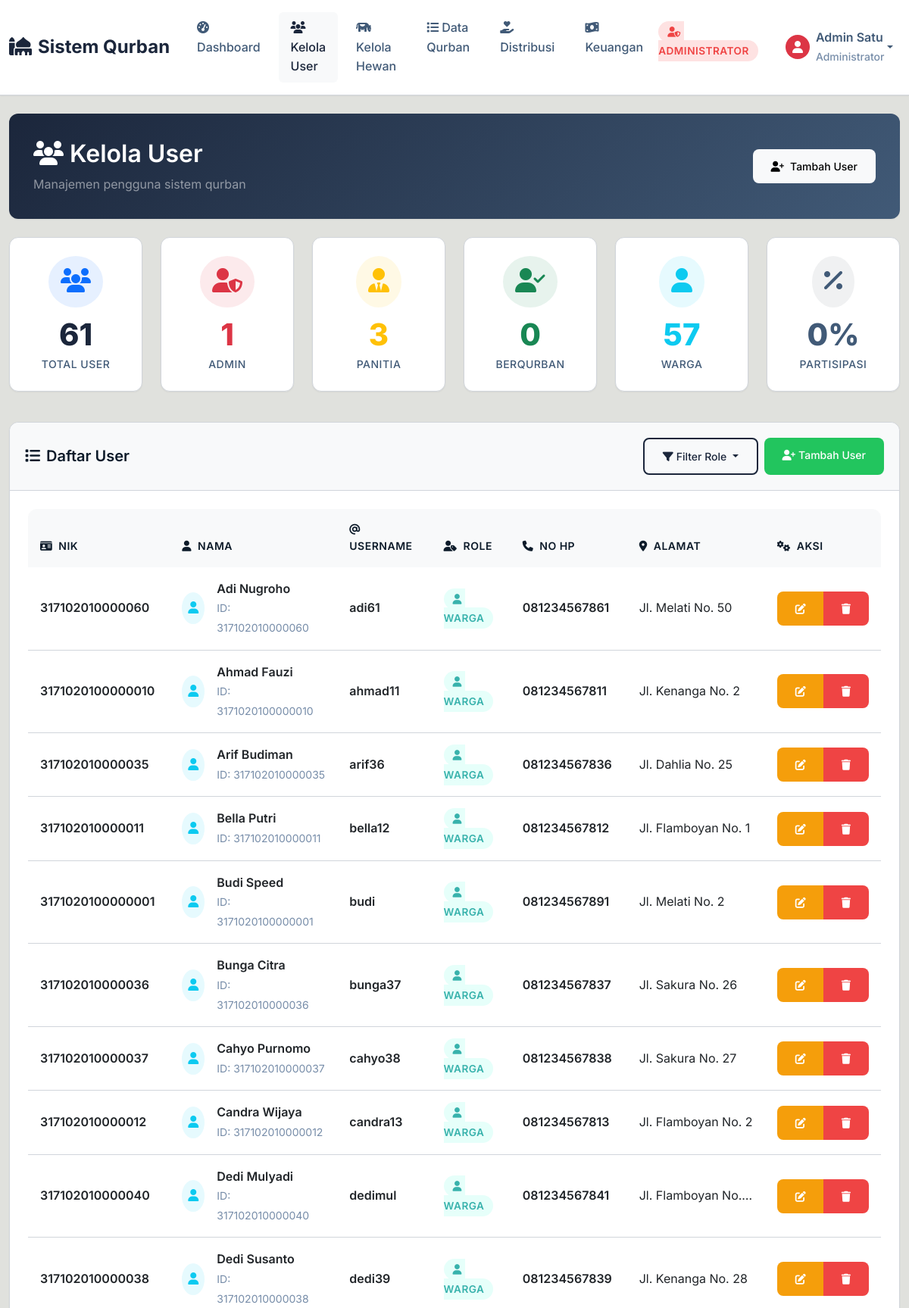
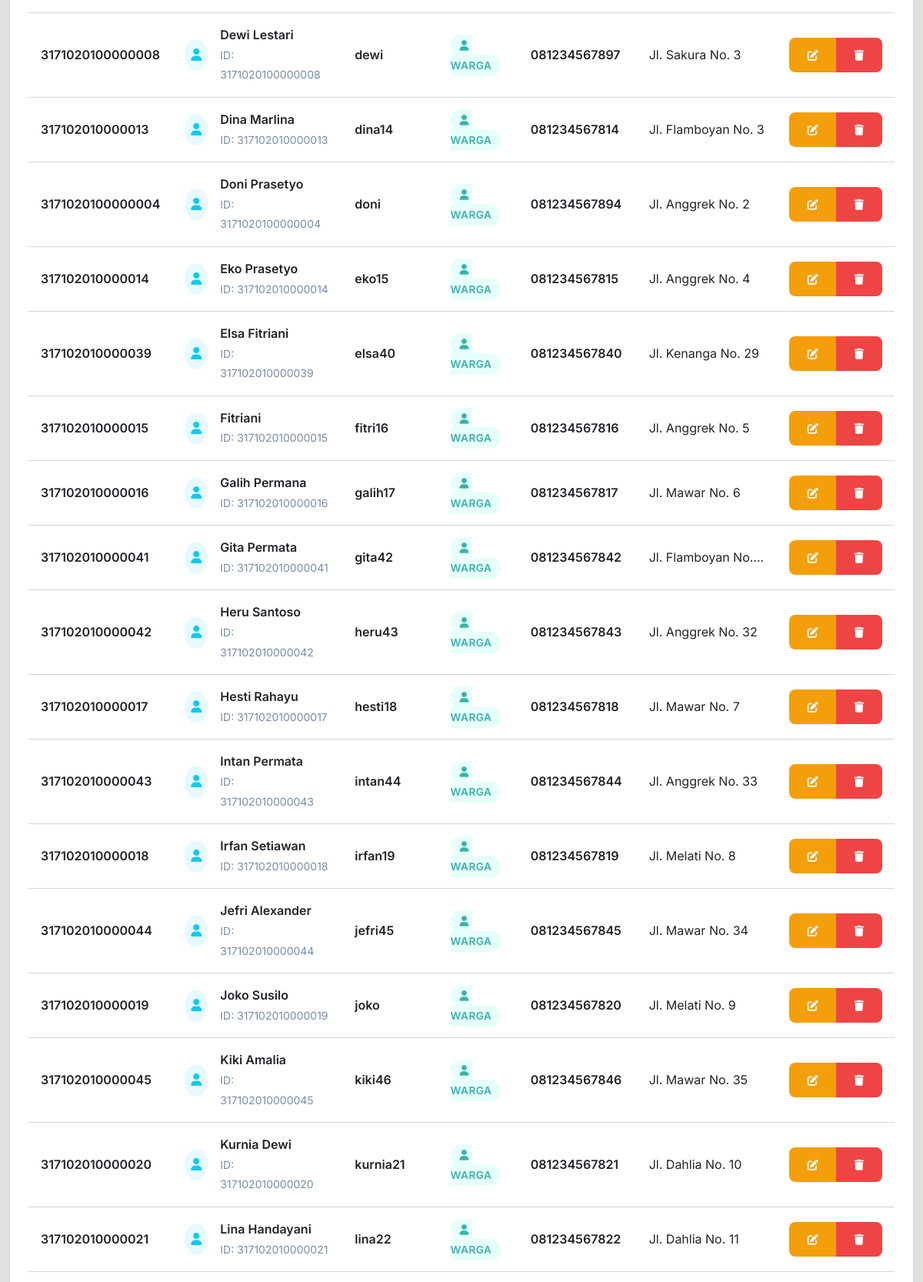
Screenshot of /pages/admin/user_list.php?role=warga (signed in, upper part) with the database file from the repository (2 pictures, top to bottom).
### tables this page shows
CREATE TABLE IF NOT EXISTS `users` (
  `nik` varchar(255) NOT NULL,
  `name` varchar(255) NOT NULL DEFAULT '',
  `username` varchar(50) NOT NULL DEFAULT '',
  `password` varchar(255) NOT NULL DEFAULT '',
  `role` enum('warga','panitia','berqurban','admin') NOT NULL DEFAULT 'warga',
  `alamat` text,
  `no_hp` varchar(20) DEFAULT NULL,
  `created_at` timestamp NULL DEFAULT NULL,
  PRIMARY KEY (`nik`)
);

### pages/admin/user_list.php (the view, shortened to what the rows shown need)
<?php
include "../../config/koneksi.php";
?>
<!DOCTYPE html>
<html lang="id">
<head>
    <link href="https://cdn.jsdelivr.net/npm/bootstrap@5.3.0/dist/css/bootstrap.min.css" rel="stylesheet">
    <link href="https://cdnjs.cloudflare.com/ajax/libs/font-awesome/6.4.0/css/all.min.css" rel="stylesheet">
    <link href="../../assets/css/style.css" rel="stylesheet">
</head>
<body>
    <div class="container-fluid py-4">
        <div class="row mb-4">
            <div class="col-12">
                <div class="card dashboard-card">
                    <div class="card-body">
                        <div class="row align-items-center">
                            <div class="col-md-8">
                                <h2 class="text-white mb-2">
                                    <i class="fas fa-users me-2"></i>Kelola User
                                </h2>
                            </div>
                        </div>
                    </div>
                </div>
            </div>
        </div>
        <div class="row">
            <div class="col-12">
                <div class="card">
                    <div class="card-body">
                        <div class="table-responsive">
                            <table class="table table-hover">
                                <thead>
                                    <tr>
                                        <th width="12%">
                                            <i class="fas fa-id-card me-2"></i>NIK
                                        </th>
                                        <th width="25%">
                                            <i class="fas fa-user me-2"></i>Nama
                                        </th>
                                        <th width="15%">
                                            <i class="fas fa-at me-2"></i>Username
                                        </th>
                                        <th width="12%">
                                            <i class="fas fa-user-tag me-2"></i>Role
                                        </th>
                                        <th width="15%">
                                            <i class="fas fa-phone me-2"></i>No HP
                                        </th>
                                        <th width="15%">
                                            <i class="fas fa-map-marker-alt me-2"></i>Alamat
                                        </th>
                                        <th width="6%">
                                            <i class="fas fa-cogs me-2"></i>Aksi
                                        </th>
                                    </tr>
                                </thead>
                                <tbody>
                                    <?php
                                    $role_filter = $_GET['role'] ?? 'all';
                                    $where_clause = "";
                                    if ($role_filter != 'all') {
                                        $where_clause = "WHERE role = '$role_filter'";
                                    }
                                    $users = mysqli_query($conn, "SELECT * FROM users $where_clause ORDER BY
                                        CASE role
                                            WHEN 'admin' THEN 1
                                            WHEN 'panitia' THEN 2
                                            WHEN 'berqurban' THEN 3
                                            WHEN 'warga' THEN 4
                                        END, name ASC");
                                    if (mysqli_num_rows($users) > 0):
                                        while ($row = mysqli_fetch_assoc($users)):
                                            ?>
                                            <tr>
                                                <td>
                                                    <div class="fw-semibold"><?= $row['nik'] ?></div>
                                                </td>
                                                <td>
                                                    <div class="d-flex align-items-center">
                                                        <div class="bg-<?=
                                                            $row['role'] == 'admin' ? 'danger' :
                                                            ($row['role'] == 'panitia' ? 'warning' :
                                                                ($row['role'] == 'berqurban' ? 'success' : 'info'))
                                                            ?> bg-opacity-10 rounded-circle p-2 me-3">
                                                            <i class="fas fa-<?=
                                                                $row['role'] == 'admin' ? 'user-shield' :
                                                                ($row['role'] == 'panitia' ? 'user-tie' :
                                                                    ($row['role'] == 'berqurban' ? 'user-check' : 'user'))
                                                                ?> text-<?=
                                                                 $row['role'] == 'admin' ? 'danger' :
                                                                 ($row['role'] == 'panitia' ? 'warning' :
                                                                     ($row['role'] == 'berqurban' ? 'success' : 'info'))
                                                                 ?>"></i>
                                                        </div>
                                                        <div>
                                                            <div class="fw-semibold"><?= $row['name'] ?></div>
                                                            <small class="text-muted">ID: <?= $row['nik'] ?></small>
                                                        </div>
                                                    </div>
                                                </td>
                                                <td>
                                                    <div class="fw-semibold"><?= $row['username'] ?></div>
                                                </td>
                                                <td>
                                                    <span class="role-badge role-<?= $row['role'] ?>">
                                                        <i class="fas fa-<?=
                                                            $row['role'] == 'admin' ? 'user-shield' :
                                                            ($row['role'] == 'panitia' ? 'user-tie' :
                                                                ($row['role'] == 'berqurban' ? 'user-check' : 'user'))
                                                            ?> me-1"></i>
                                                        <?= strtoupper($row['role']) ?>
                                                    </span>
                                                </td>
                                                <td>
                                                    <?php if (!empty($row['no_hp'])): ?>
                                                        <div class="fw-semibold"><?= $row['no_hp'] ?></div>
                                                    <?php else: ?>
                                                        <span class="text-muted fst-italic">Tidak ada</span>
                                                    <?php endif; ?>
                                                </td>
                                                <td>
                                                    <?php if (!empty($row['alamat'])): ?>
                                                        <div class="text-truncate" style="max-width: 150px;"
                                                            title="<?= $row['alamat'] ?>">
                                                            <?= $row['alamat'] ?>
                                                        </div>
                                                    <?php else: ?>
                                                        <span class="text-muted fst-italic">Tidak ada</span>
                                                    <?php endif; ?>
                                                </td>
                                                <td>
                                                    <div class="btn-group" role="group">
                                                        <a href="edit_user.php?nik=<?= $row['nik'] ?>"
                                                            class="btn btn-sm btn-warning" title="Edit User">
                                                            <i class="fas fa-edit"></i>
                                                        </a>
                                                        <?php if ($row['nik'] != $_SESSION['nik']): ?>
                                                            <a href="delete_user.php?nik=<?= $row['nik'] ?>"
                                                                class="btn btn-sm btn-danger" title="Hapus User"
                                                                onclick="return confirm('Yakin ingin hapus user <?= $row['name'] ?>?')">
                                                                <i class="fas fa-trash"></i>
                                                            </a>
                                                        <?php endif; ?>
                                                    </div>
                                                </td>
                                            </tr>
                                        <?php
                                        endwhile;
                                    endif; ?>
                                </tbody>
                            </table>
                        </div>
                    </div>
                </div>
            </div>
        </div>
    </div>
</body>
</html>

### rows the page displays
users: nik "317102010000060", name "Adi Nugroho", username "adi61", role "WARGA", no_hp "081234567861", alamat "Jl. Melati No. 50"
users: nik "3171020100000010", name "Ahmad Fauzi", username "ahmad11", role "WARGA", no_hp "081234567811", alamat "Jl. Kenanga No. 2"
users: nik "317102010000035", name "Arif Budiman", username "arif36", role "WARGA", no_hp "081234567836", alamat "Jl. Dahlia No. 25"
users: nik "317102010000011", name "Bella Putri", username "bella12", role "WARGA", no_hp "081234567812", alamat "Jl. Flamboyan No. 1"
users: nik "3171020100000001", name "Budi Speed", username "budi", role "WARGA", no_hp "081234567891", alamat "Jl. Melati No. 2"
users: nik "317102010000036", name "Bunga Citra", username "bunga37", role "WARGA", no_hp "081234567837", alamat "Jl. Sakura No. 26"
users: nik "317102010000037", name "Cahyo Purnomo", username "cahyo38", role "WARGA", no_hp "081234567838", alamat "Jl. Sakura No. 27"
users: nik "317102010000012", name "Candra Wijaya", username "candra13", role "WARGA", no_hp "081234567813", alamat "Jl. Flamboyan No. 2"
users: nik "317102010000040", name "Dedi Mulyadi", username "dedimul", role "WARGA", no_hp "081234567841", alamat "Jl. Flamboyan No.…"
users: nik "317102010000038", name "Dedi Susanto", username "dedi39", role "WARGA", no_hp "081234567839", alamat "Jl. Kenanga No. 28"
users: nik "3171020100000008", name "Dewi Lestari", username "dewi", role "WARGA", no_hp "081234567897", alamat "Jl. Sakura No. 3"
users: nik "317102010000013", name "Dina Marlina", username "dina14", role "WARGA", no_hp "081234567814", alamat "Jl. Flamboyan No. 3"
users: nik "3171020100000004", name "Doni Prasetyo", username "doni", role "WARGA", no_hp "081234567894", alamat "Jl. Anggrek No. 2"
users: nik "317102010000014", name "Eko Prasetyo", username "eko15", role "WARGA", no_hp "081234567815", alamat "Jl. Anggrek No. 4"
users: nik "317102010000039", name "Elsa Fitriani", username "elsa40", role "WARGA", no_hp "081234567840", alamat "Jl. Kenanga No. 29"
users: nik "317102010000015", name "Fitriani", username "fitri16", role "WARGA", no_hp "081234567816", alamat "Jl. Anggrek No. 5"
users: nik "317102010000016", name "Galih Permana", username "galih17", role "WARGA", no_hp "081234567817", alamat "Jl. Mawar No. 6"
users: nik "317102010000041", name "Gita Permata", username "gita42", role "WARGA", no_hp "081234567842", alamat "Jl. Flamboyan No.…"
users: nik "317102010000042", name "Heru Santoso", username "heru43", role "WARGA", no_hp "081234567843", alamat "Jl. Anggrek No. 32"
users: nik "317102010000017", name "Hesti Rahayu", username "hesti18", role "WARGA", no_hp "081234567818", alamat "Jl. Mawar No. 7"
users: nik "317102010000043", name "Intan Permata", username "intan44", role "WARGA", no_hp "081234567844", alamat "Jl. Anggrek No. 33"
users: nik "317102010000018", name "Irfan Setiawan", username "irfan19", role "WARGA", no_hp "081234567819", alamat "Jl. Melati No. 8"
users: nik "317102010000044", name "Jefri Alexander", username "jefri45", role "WARGA", no_hp "081234567845", alamat "Jl. Mawar No. 34"
users: nik "317102010000019", name "Joko Susilo", username "joko", role "WARGA", no_hp "081234567820", alamat "Jl. Melati No. 9"
users: nik "317102010000045", name "Kiki Amalia", username "kiki46", role "WARGA", no_hp "081234567846", alamat "Jl. Mawar No. 35"
users: nik "317102010000020", name "Kurnia Dewi", username "kurnia21", role "WARGA", no_hp "081234567821", alamat "Jl. Dahlia No. 10"
users: nik "317102010000021", name "Lina Handayani", username "lina22", role "WARGA", no_hp "081234567822", alamat "Jl. Dahlia No. 11"

### other values shown
$_SESSION['nama'] "Admin Satu"
$stats['total_users'] "61"
$stats['admin'] "1"
$stats['panitia'] "3"
$stats['berqurban'] "0"
$stats['warga'] "57"
